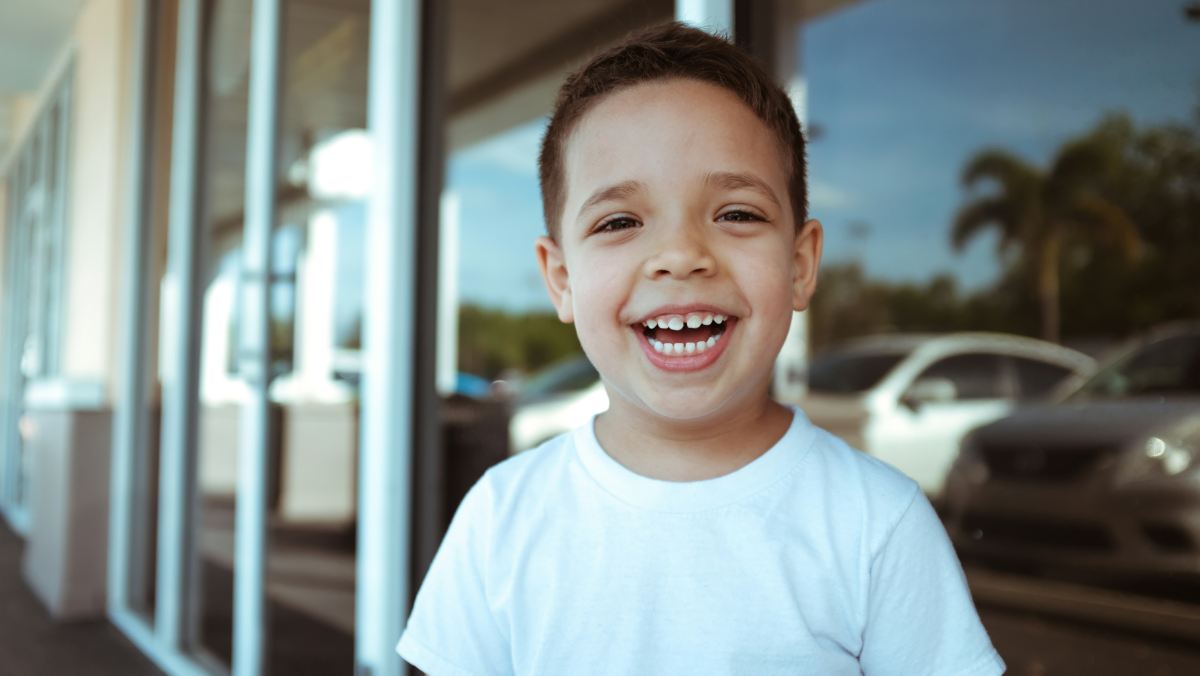
#> input picture example.jpg, 6000 x 3376 px, found by its file name (shown at 1/5 size)
$ python manupilation1.py
#> lines starting #> are read from the running program, lines starting #| are printed output that depends on the picture
import cv2
import matplotlib.pyplot as plt
image=cv2.imread('example.jpg')
#> image is the input picture: shape (3376, 6000, 3); mean B, G, R 137, 139.2, 129.6

image_rgb=cv2.cvtColor(image,cv2.COLOR_BGR2RGB)
plt.imshow(image_rgb)
plt.title("RGB IMAGE")
#plt.show()

gray_image=cv2.cvtColor(image,cv2.COLOR_BGR2GRAY)
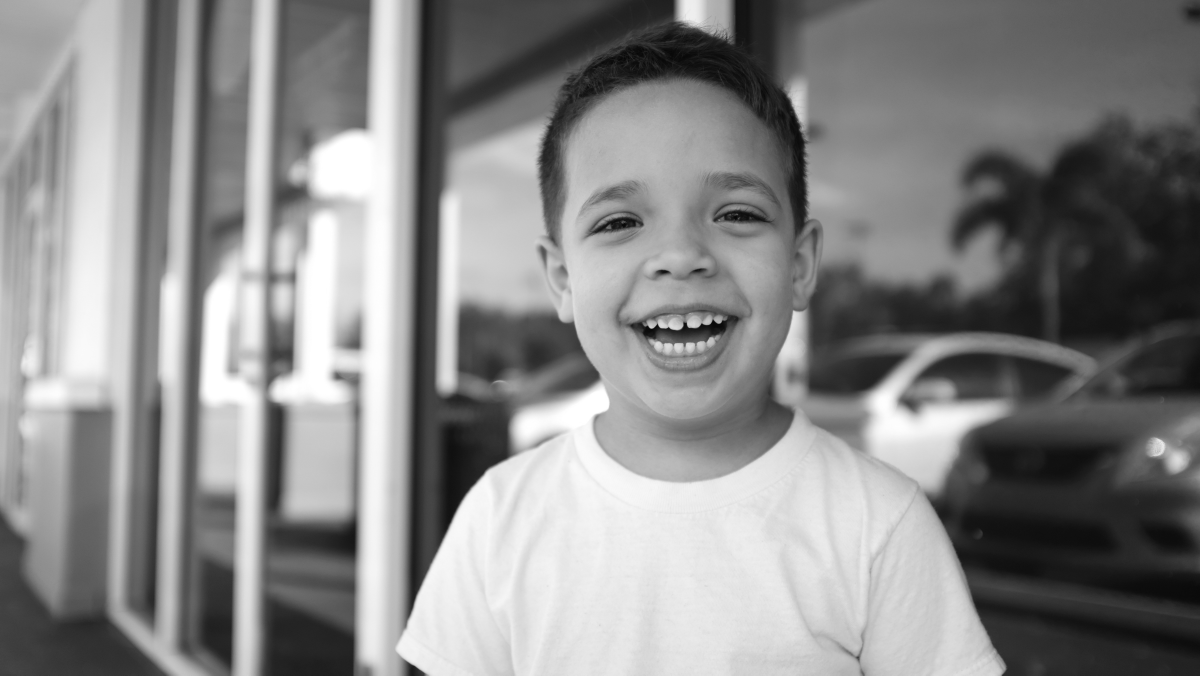
#> gray_image: shape (3376, 6000) (shown at 1/5 size); min 3, max 255, mean 136.1
plt.imshow(gray_image, cmap='gray')
plt.title("GRAY IMAGE")
#plt.show()

cropped_image=image[100:300,200:400]
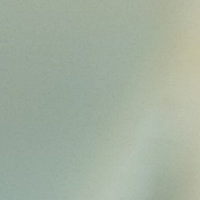
#> cropped_image: shape (200, 200, 3); mean B, G, R 159.8, 175.7, 163.5
cropped_rgb=cv2.cvtColor(cropped_image,cv2.COLOR_BGR2RGB)
plt.imshow(cropped_image)
plt.title("CROPPED IMAGE")
#plt.show()
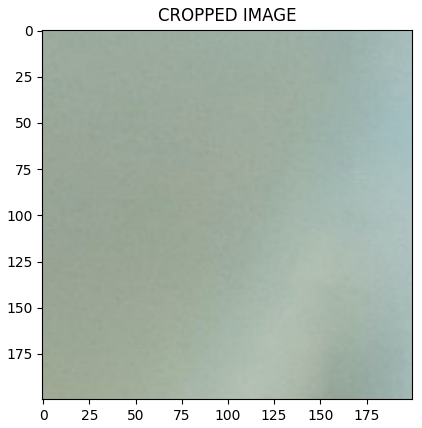
#> figure drawn by matplotlib, 1 panel; B, G, R data is drawn as R, G, B
